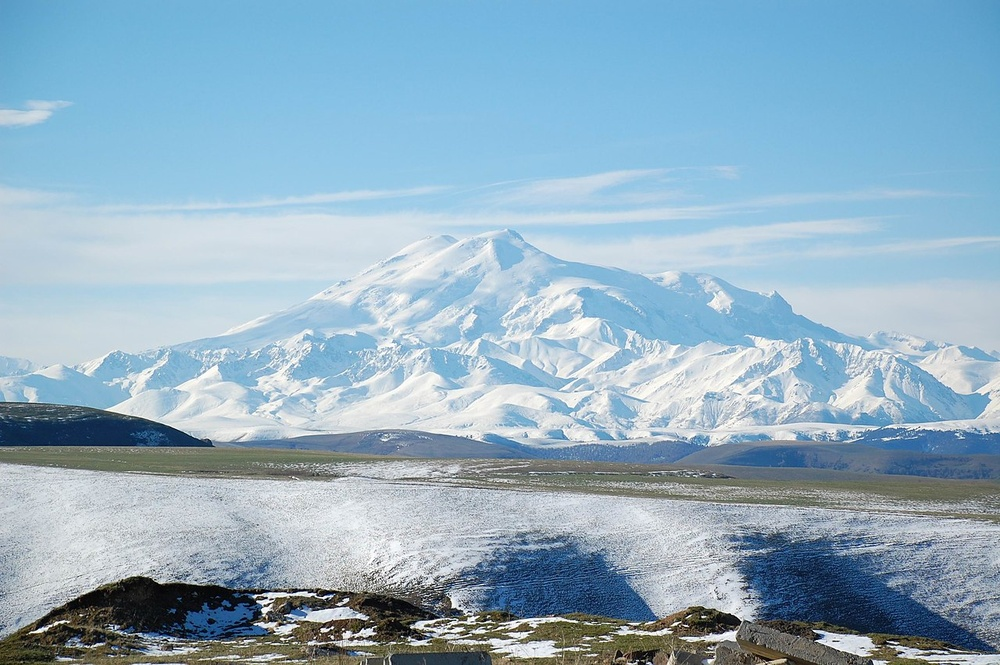
#> input picture mount.jpg, 1000 x 665 px, shrunk from 1280 x 851 before the run
$ jupyter execute HomeWork1.ipynb
#> lines starting #> are read from the running program, lines starting #| are printed output that depends on the picture; after the words box and inside, x2 and y2 are one past the last pixel; in counts of white or black regions, pixels touching at a corner belong together
## HomeWork1
#### 20221141 백채림
유튜브 링크 https://youtu.be/v-Jpkmg49p0

[cell 1]
import cv2
import numpy as np

[cell 2]
img1 = cv2.imread('mount.jpg')
#> img1 is the input picture: shape (665, 1000, 3); mean B, G, R 194, 175.4, 146

[cell 3]
drawing = False
mode = True
ix, iy = -1, -1
font = cv2.FONT_HERSHEY_SIMPLEX
color = (0, 0, 255)

[cell 4]
def draw_circle(event, x, y, flags, param):
    global ix, iy, drawing, mode, img1, color

    if event == cv2.EVENT_LBUTTONDOWN:
        drawing = True
        ix, iy = x, y
    elif event == cv2.EVENT_MOUSEMOVE and drawing:
        img = img1.copy()
        cv2.putText(img, 'Mouse position: ({x},{y})', (10, 30), font, 0.6, (255, 255, 255), 2, cv2.LINE_AA)
        if mode:
            cv2.rectangle(img, (ix, iy), (x, y), color, -1)
        else:
            cv2.circle(img, (x, y), 5, color, -1)
        cv2.imshow('image', img)
    elif event == cv2.EVENT_LBUTTONUP:
        drawing = False
        if mode:
            cv2.rectangle(img1, (ix, iy), (x, y), color, -1)
        else:
            cv2.circle(img1, (x, y), 5, color, -1)

[cell 5]
def nothing(x):
    pass

[cell 6]
cv2.namedWindow('image')
cv2.createTrackbar('median', 'image', 0, 10, nothing)
#> slider 'median' is set to 3
cv2.setMouseCallback('image', draw_circle)

[cell 7]
while True:
    m = cv2.getTrackbarPos('median', 'image')
    mimg1 = img1.copy()
    if m > 0:
        mimg1 = cv2.medianBlur(img1, 2 * m + 1)
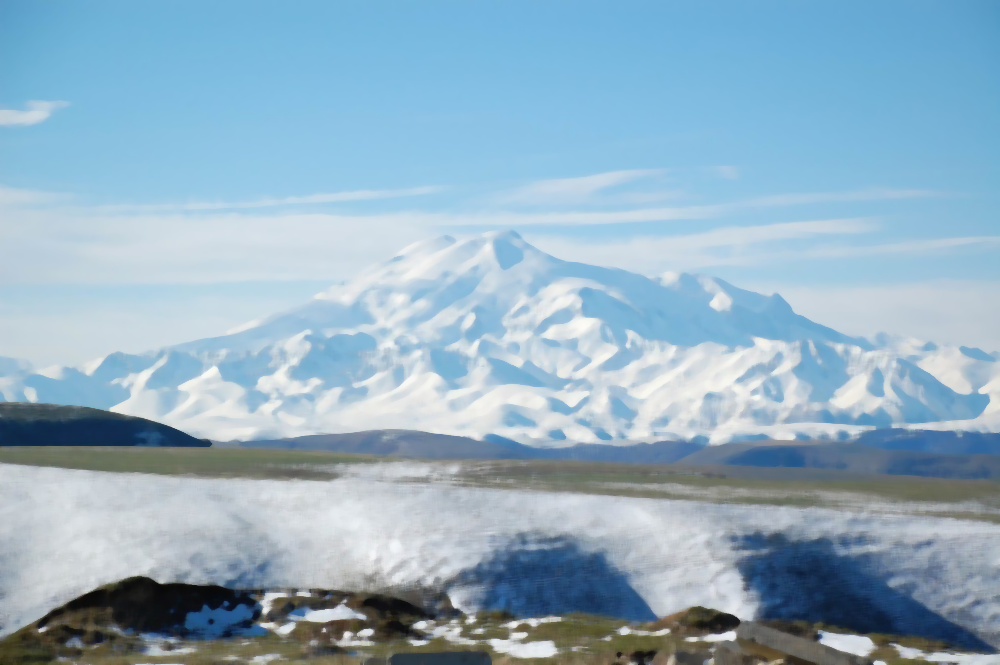
#> mimg1: shape (665, 1000, 3); mean B, G, R 193.9, 175.3, 145.8

    cv2.putText(mimg1, f'Mouse position: ({ix},{iy})', (10, 30), font, 1.0, (255, 255, 255), 2, cv2.LINE_AA)
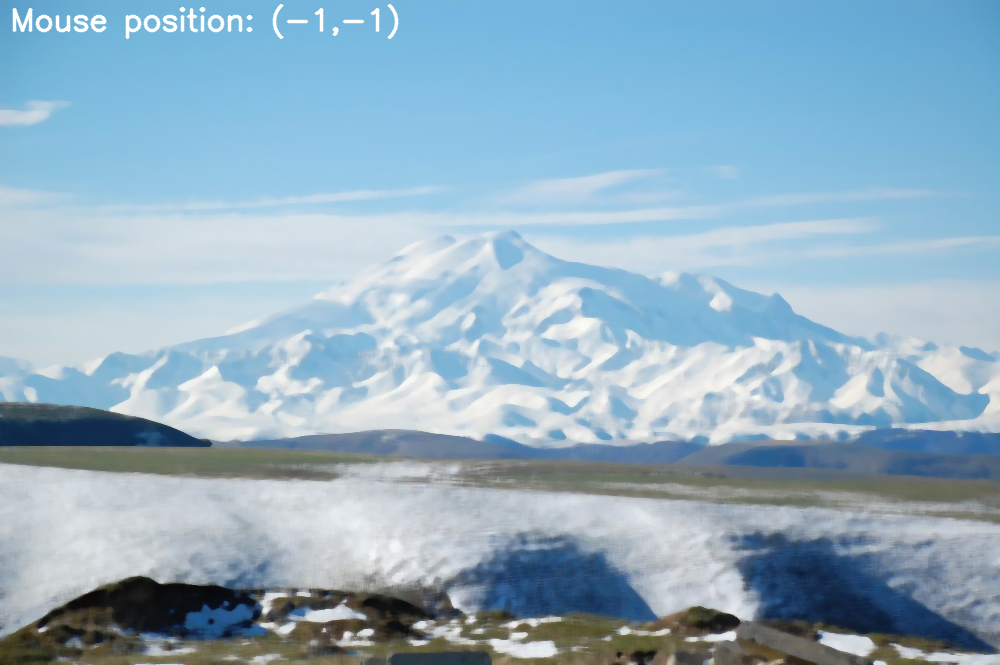
#> mimg1: shape (665, 1000, 3); 0.56% of pixels changed, all inside (x1, y1, x2, y2) = (12, 4, 399, 40)
    cv2.imshow('image', mimg1)

    k = cv2.waitKey(1) & 0xFF
#> (key Esc is pressed here)
    if k == ord('m'):
        mode = not mode
    elif k == 27:
        break

cv2.destroyAllWindows()
